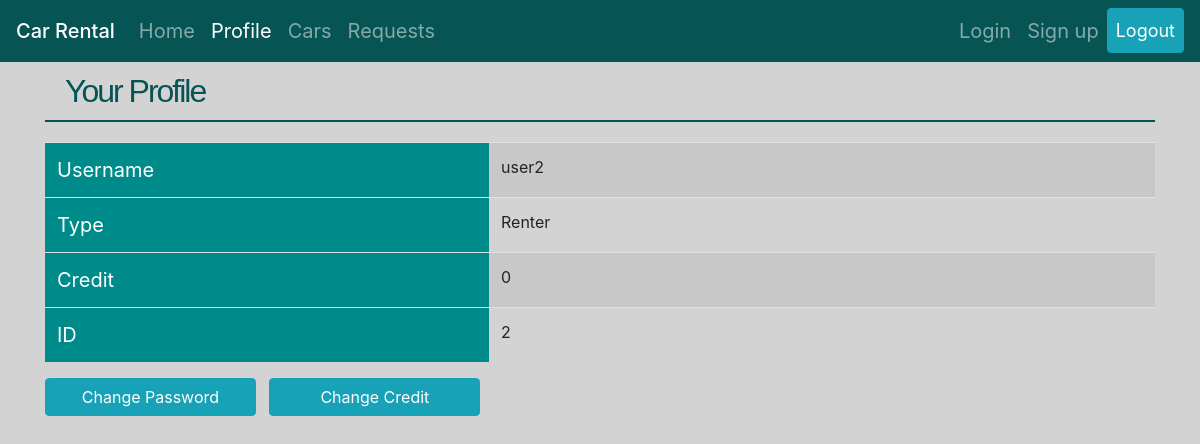
The app's page /rental/profile/ (signed in), older data.
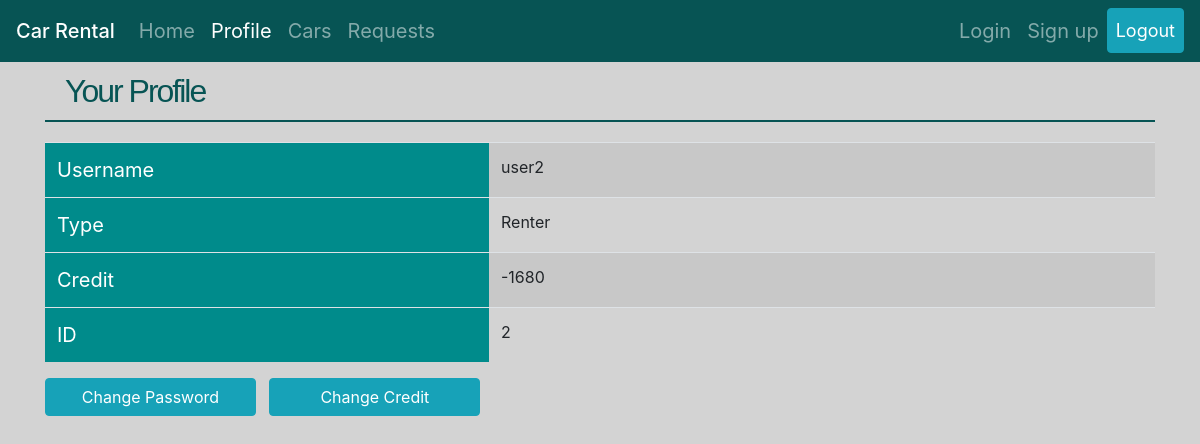
The same page, newer data.
### car_rental/models.py (models this page shows, shortened)
class User(AbstractUser):
    isCarExhibition = models.BooleanField(default=False)
    credit = models.IntegerField(default=0)

### car_rental/views.py (the view)
# urls.py: path('profile/', views.profile_view, name='profile'),
@login_required()
def profile_view(request):
    return render(request, 'car_rental/profile.html')

### car_rental/templates/car_rental/profile.html (shortened to what this page needs)
{% extends 'car_rental/base.html' %}
{% load static %}
{% block style %}
    <link rel="stylesheet" type="text/css" href="{% static 'car_rental/stylesheets/car_detail.css' %}">
{% endblock %}
{% block content %}
<div class="container">
    <h1>Your Profile</h1>
 <table class="table table-striped table-hover info-table">
     <tr>
         <td>Username</td>
         <td>{{ user.username }}</td>
     </tr>
     <tr>
         <td>Type</td>
         <td>
             {% if user.isCarExhibition %} Exhibition {% else %} Renter {% endif %}
         </td>
     </tr>
     <tr>
         <td>Credit</td>
         <td>{{ user.credit }}</td>
     </tr>
     <tr>
         <td>ID</td>
         <td>{{ user.id }}</td>
     </tr>
 </table>
<a class="btn btn-info" href="{% url 'car_rental:change_password' %}" role="button" style="width:19%">Change Password</a> &nbsp;
<a class="btn btn-info" href="{% url 'car_rental:change_credit' %}" role="button" style="width:19%">Change Credit</a>
 </div>
{% endblock %}

Row changes from the older to the newer data that the page shows:
changed User "user2": credit "0" → "-1680"
